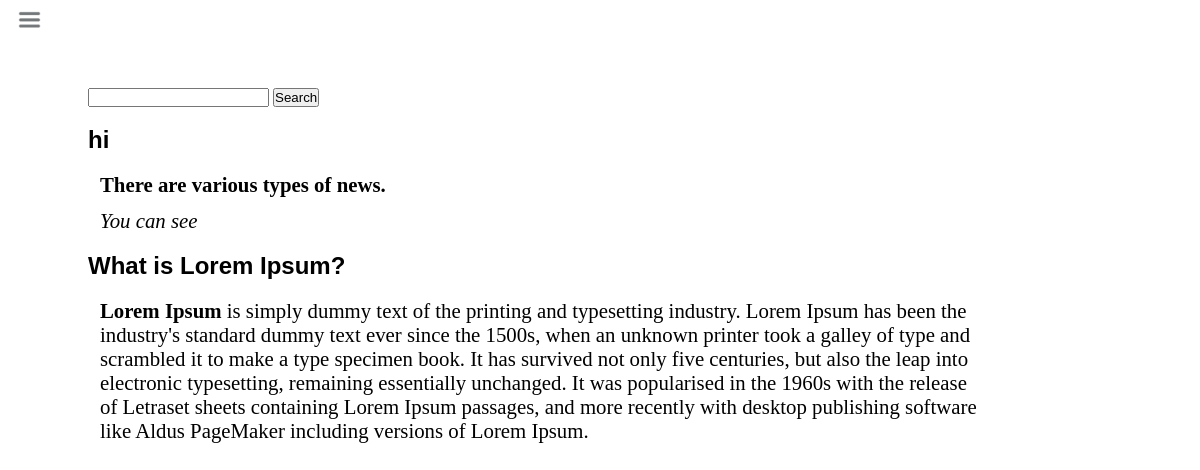
The page /newsDetails/hi on the database its author committed.
### news/models.py (models this page shows)
class News(models.Model): #making class
    news_title=models.CharField(max_length=100) #making field
    news_desc=HTMLField()
    news_image=models.FileField(upload_to="news/", max_length=250,null=True,default=None)
    news_slug=AutoSlugField(populate_from=  'news_title',unique=True,null=True, default=None)

### firstdjangoproject/views.py (the view)
# urls.py: path('newsDetails/<slug>', views.newsDetails),
def newsDetails(request, slug):
    if request.method == "GET":
        st = request.GET.get('blogname', None)
        if st:
            newsDetails = News.objects.filter(news_title__icontains=st)
        else:
            newsDetails = News.objects.all()
    else:
        newsDetails = News.objects.all()
    paginator=Paginator(newsDetails,2)
    page_number=request.GET.get('page')
    NewsDataFinal=paginator.get_page(page_number)
    totalpage=NewsDataFinal.paginator.num_pages
    data = {
        'newsDetails':NewsDataFinal,
        'lastpage':totalpage,
        'totalPageList':[ n+1 for n in range(totalpage)]
    }
    return render(request, "newsDetails.html", data)

### templates/newsDetails.html (shortened to what this page needs)
<!DOCTYPE html>
<html lang="en">
<head>
    <link rel="stylesheet" href="/static/style.css">
    <link rel="stylesheet" href="https://cdnjs.cloudflare.com/ajax/libs/font-awesome/4.7.0/css/font-awesome.min.css">
</head>
<body>
<div class="container">
    <div class = "main" >
        <div class ='hamburger'>
            <img class="ham" src="/static/hamburger.png" alt="" width = "23">
        </div>
        {% block content %}
        <div class="intro">
            <div class="mb-3">
                <form method="get">
                     <input type="text" class="form-control" name="blogname" value="" />
                     <input type="submit" class="form-control" value="Search" />
                </form>
            </div>
        {% for news in newsDetails %}
          <h2>{{ news.news_title }}</h2>
          <p>{{ news.news_desc | safe }}</p>
        {% empty %}
            No data found
        {% endfor %}
    {% endblock %}
    </div>
</div>
</div>
</body>
</html>

### static/style.css (style rules this page uses)
* { margin: 0; padding: 0; }
.main { width: 90vw; }
.container { display: flex; }
.intro { margin: 88px; }
.intro h2 { font-family:'Fira Sans', sans-serif; margin: 19px 0; font-size: 1.5em; }
.intro P { font-family: ''Source Code Pro', monospace'; font-size: 1.3em; margin:12px; }
.hamburger { position:absolute; cursor: pointer; top: 8px; left: 8px; }
.ham { margin: top 10px; margin-left: 10px; }

### rows shown on the page
News: news_title "hi", news_desc "There are various types of news. You can see"
News: news_title "What is Lorem Ipsum?", news_desc "Lorem Ipsum is simply dummy text of the printing and typesetting industry. Lorem Ipsum has been the industry's standard dummy text ever since the 1500s, when an unknown printer took a galley of type and scrambled it to make a type specimen book. It has survived not only five centuries, but also the leap into electronic typesetting, remaining essentially unchanged. It was popularised in the 1960s with the release of Letraset sheets containing Lorem Ipsum passages, and more recently with desktop publishing software like Aldus PageMaker including versions of Lorem Ipsum."
